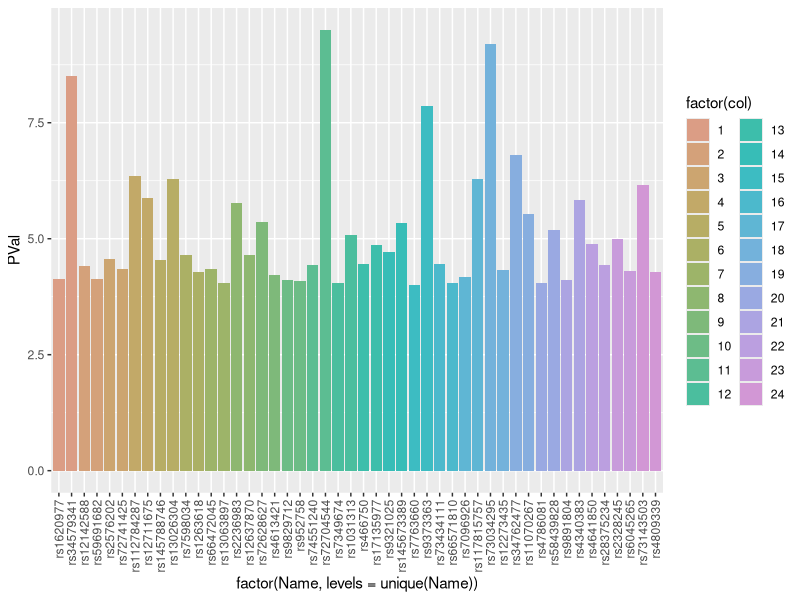

The R script that drew this image:
## ---- chunk 1
library('readxl')
Xanax <- read_excel('ANX_2026_daner_fullANX_v12_woUTAH_11022026.gz.p4.clump.areator.sorted.1mhc (1).xls')
## ---- chunk 2
library('tidyverse')

chr_distances_1 <- list()

for(chr_num in 1:10){
  chr_data <- Xanax %>% 
    filter(CHR == chr_num) %>% 
    arrange(BP)
  # 2. Only calculate distances if there are at least 2 SNPs
  #    because you need a current SNP and a next SNP to find a distance
  if (nrow(chr_data) >= 2) {
    
    # 3. Create a table comparing each SNP to the next SNP
    distance_table <- data.frame(
      CHR = chr_num,                         # chromosome number
      SNP = chr_data$SNP[-nrow(chr_data)],   # all SNPs except the last one
      PVal = chr_data$P[-nrow(chr_data)],    # corresponding PVals
      curr_SNP_pos = chr_data$BP[-nrow(chr_data)], # all positions except the last one
      next_SNP_pos = chr_data$BP[-1],            # all positions except the first one
      BP_diff = diff(chr_data$BP)           # distance between neighboring SNPs
    )
    
    # 4. Store this chromosome's distance table in the list
    chr_distances_1[[chr_num]] <- distance_table
  }
}

# 5. Combine all chromosome tables into one big data frame
chr_distances_1  <- do.call(rbind, chr_distances_1)

# 3. Classify each distance into your table's custom scales!
chr_distances_1  <- chr_distances_1  %>% 
  mutate(
    Classification = case_when(
      BP_diff < 20000                  ~ "very close",
      BP_diff >= 20000 & BP_diff < 100000   ~ "close",
      BP_diff >= 100000 & BP_diff < 1000000 ~ "far",
      BP_diff >= 1000000               ~ "very far"
    )
  )


# View the final table
chr_distances_1 
## ---- chunk 3
#new empty list thats going to hold all chromosome distances, each entry is a dataframe
chr_distances_2 <- list()

for(chr_num in 11:22){
  chr_data <- Xanax %>% 
    filter(CHR == chr_num) %>% 
    arrange(BP)
  # 2. Only calculate distances if there are at least 2 SNPs
  #    because you need a current SNP and a next SNP to find a distance
  if (nrow(chr_data) >= 2) {
    
    # 3. Create a table comparing each SNP to the next SNP
    distance_table <- data.frame(
      CHR = chr_num,                         # chromosome number
      SNP = chr_data$SNP[-nrow(chr_data)],   # all SNPs except the last one
      PVal = chr_data$P[-nrow(chr_data)],    # corresponding PVals
      curr_SNP_pos = chr_data$BP[-nrow(chr_data)], # all positions except the last one
      next_SNP_pos = chr_data$BP[-1],            # all positions except the first one
      BP_diff = diff(chr_data$BP)           # distance between neighboring SNPs
    )
    
    # 4. Store this chromosome's distance table in the list
    chr_distances_2[[chr_num]] <- distance_table
  }
}

# 5. Combine all chromosome tables into one big data frame
chr_distances_2 <- do.call(rbind, chr_distances_2)

# 3. Classify each distance into your table's custom scales!
chr_distances_2 <- chr_distances_2 %>% 
  mutate(
    Classification = case_when(
      BP_diff < 20000                  ~ "very close",
      BP_diff >= 20000 & BP_diff < 100000   ~ "close",
      BP_diff >= 100000 & BP_diff < 1000000 ~ "far",
      BP_diff >= 1000000               ~ "very far"
    )
  )


# View the final table
chr_distances_2 


## ---- chunk 4

closepairs <- list()
close_SNPs <- c()
volcano_SNP_overlaps <- c()

#loops through chr_distances_1 and 2, pulls out rows (SNPS) classified as very close, and adds that SNP
#and the next (very close to each other) as well as the chromosome number to a list (dictionary)

#also adds the SNP to list volcano_SNP_overlaps to analyze/compare data with volcano plot

for (i in 1:length(chr_distances_1$Classification)) {
  if (chr_distances_1$Classification[i] == 'very close') {
    closepairs <- append(closepairs, list(c(chr_distances_1$CHR[i], chr_distances_1$SNP[i], chr_distances_1$PVal[i], chr_distances_1$SNP[i+1], chr_distances_1$PVal[i+1])))
    close_SNPs <- append(volcano_SNP_overlaps, chr_distances_1$SNP[i])
  }
}


for (i in 1:length(chr_distances_2$Classification)) {
  if (chr_distances_2$Classification[i] == 'very close') {
    closepairs <- append(closepairs, list(c(chr_distances_2$CHR[i], chr_distances_2$SNP[i], chr_distances_2$PVal[i], chr_distances_2$SNP[i+1], chr_distances_2$PVal[i+1]))) 
    close_SNPs <- append(volcano_SNP_overlaps, chr_distances_2$SNP[i])
  }
}

closepairs
## ---- chunk 5
Xanax <- rename(Xanax,'genelist' = 'genes.6.50kb(dist2index)')
SNP_names <- c()
SNP_pval <- c()
for (i in 1:length(chr_distances_1$Classification)) {
  if (chr_distances_1$Classification[i] == 'very close') {
    SNP_names <- c(SNP_names, chr_distances_1$SNP[i], chr_distances_1$SNP[i+1])
    SNP_pval <- c(SNP_pval, chr_distances_1$PVal[i], chr_distances_1$PVal[i+1])
  }
}

for (i in 1:length(chr_distances_2$Classification)) {
  if (chr_distances_2$Classification[i] == 'very close') {
    SNP_names <- c(SNP_names, chr_distances_2$SNP[i], chr_distances_2$SNP[i+1])
    SNP_pval <- c(SNP_pval, chr_distances_2$PVal[i], chr_distances_2$PVal[i+1])
  }
}
SNP_names
SNP_pval
## ---- chunk 6
column_list <- list(
  Name = SNP_names,
  PVal = -log10(SNP_pval)
)
df_data <- as.data.frame(column_list)
pair_num <- 1
df_data$col <- 1
df_data$genes <- NA
for (i in 1:nrow(df_data)){
  if (i > 2){
    if (df_data$col[i-1] == df_data$col[i-2]){
        pair_num <- pair_num + 1
    }
  }
  df_data$col[i] <- pair_num
  df_data$genes[i] <- Xanax$genelist[Xanax$SNP == df_data$Name[i]]
}
df_data

palette_cols <- hcl.colors(30, palette = "Dynamic")
ggplot(df_data, aes(x = factor(Name, levels = unique(Name)), y = PVal, fill = factor(col))) + geom_col() + theme(axis.text.x = element_text(angle = 90, vjust = 0.5, hjust = 1)) + scale_fill_manual(values = palette_cols)

## ---- chunk 7
library(stringr)
library(tidyr)
pairdf <- as.data.frame(do.call(rbind, closepairs))
colnames(pairdf) <- c('Chromosome', 'SNP1', 'Pval1', 'SNP2', 'Pval2')

genevec <- c()
for (i in seq(from = 1, to = 48, by = 2)) {
    if (grepl("0.0", df_data$genes[i], fixed = TRUE)) {
      genevec <-append(genevec, df_data$genes[i])
    } 
    else{
      genevec <- append(genevec, 'NA')
    }
}
genevec
## ---- chunk 8
gene_legend <- genevec

tempvec <- c()
num <- 1 # for annotation purposes

for (i in 1:length(gene_legend)) { # for all the 24 elements in this list
  
  # if an element has a comma, the element has multiple genes
  if (grepl(",", gene_legend[i])) { 
    
    tempvec <- trimws(unlist(strsplit(gene_legend[i], ','))) # vectorize these genes
    zero_genes <- grep("0.0", tempvec, value = TRUE)
    
    # for each gene in the vectorized list && if we haven't already found  0.0 gene
    if (length(zero_genes) == 1) {
        gene_legend[i] <- zero_genes[1]
    } else {
        gene_legend[i] <- paste0("[", num, "]")
        genevec[i] <- paste0("[", num, "] ",  genevec[i])
        num <- num + 1

    }
  }
}
gene_legend
## ---- chunk 9
genevec
## ---- chunk 10
 
sig_from_volcano <- c("rs58825580", "rs7110863",  "rs10959883", "rs11241568", "rs4976976",  "rs10476497", "rs77960")
overlaps <- c()
for (i in 1:length(close_SNPs)) {
  for (j in 1:length(sig_from_volcano)) {
    if (sig_from_volcano[j] == close_SNPs[i]) {
    overlaps <- append(overlaps, close_SNPs[i])
    }
  }
}
overlaps
